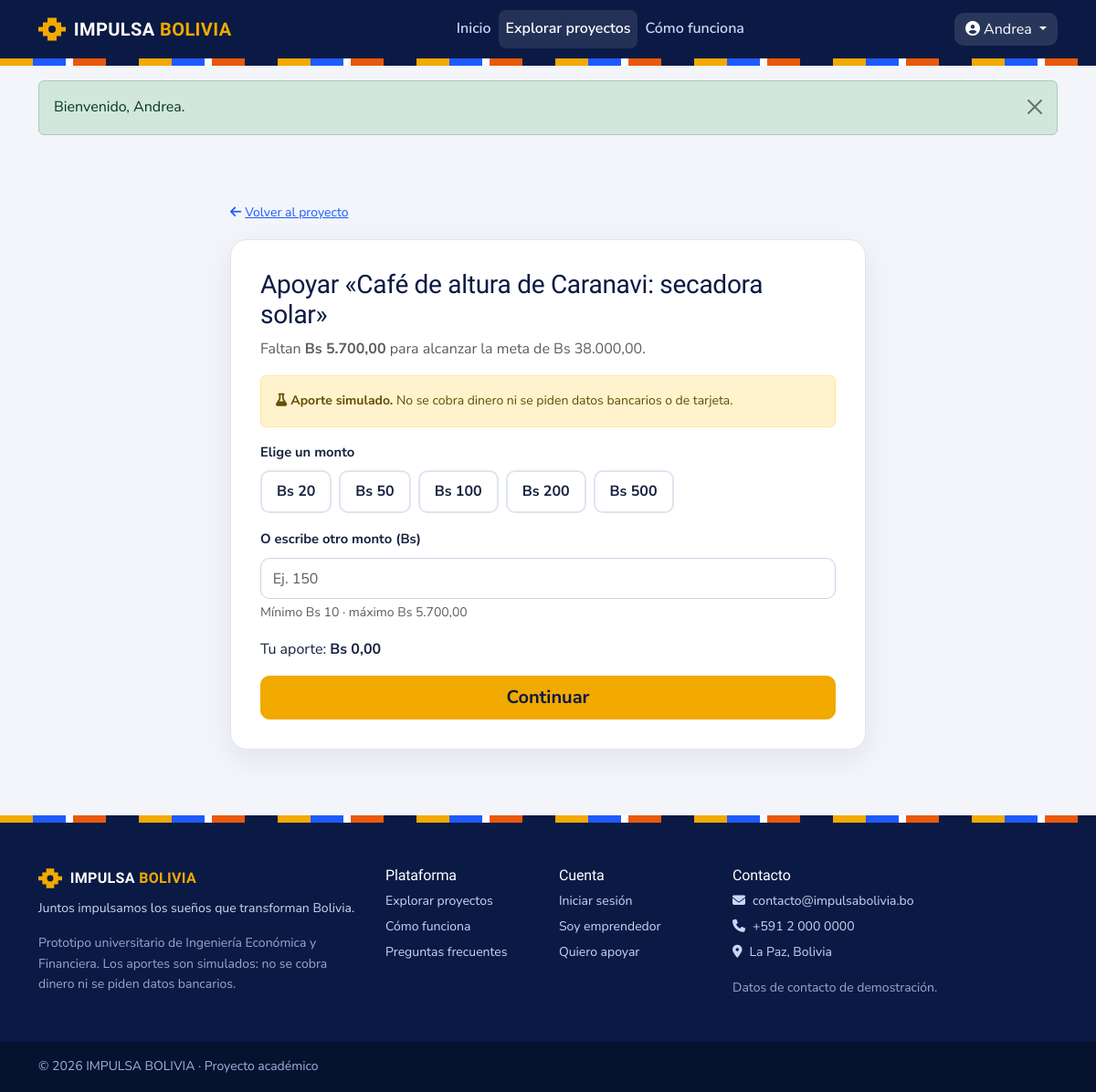
The page /aportes/realizar.php?id=2 (signed in) on the database its author committed.
### tables this page shows
CREATE TABLE usuarios (
  id_usuario INT UNSIGNED AUTO_INCREMENT PRIMARY KEY,
  nombre_completo VARCHAR(120) NOT NULL,
  ci VARCHAR(20) NULL,
  correo VARCHAR(120) NOT NULL,
  telefono VARCHAR(20) NOT NULL,
  password VARCHAR(255) NOT NULL,
  rol ENUM('administrador','emprendedor','colaborador') NOT NULL DEFAULT 'colaborador',
  departamento VARCHAR(30) NOT NULL,
  ciudad VARCHAR(60) NOT NULL,
  direccion VARCHAR(200) NULL,
  descripcion TEXT NULL,
  foto VARCHAR(255) NULL,
  estado ENUM('activo','inactivo') NOT NULL DEFAULT 'activo',
  fecha_registro DATETIME NOT NULL DEFAULT CURRENT_TIMESTAMP,
  UNIQUE KEY uq_usuarios_correo (correo),
  UNIQUE KEY uq_usuarios_ci (ci),
  KEY idx_usuarios_rol (rol),
  KEY idx_usuarios_depto (departamento)
);

CREATE TABLE proyectos (
  id_proyecto INT UNSIGNED AUTO_INCREMENT PRIMARY KEY,
  id_usuario INT UNSIGNED NOT NULL,
  id_categoria INT UNSIGNED NOT NULL,
  nombre VARCHAR(150) NOT NULL,
  resumen VARCHAR(220) NOT NULL,
  descripcion TEXT NOT NULL,
  problema TEXT NOT NULL,
  objetivo TEXT NOT NULL,
  departamento VARCHAR(30) NOT NULL,
  ciudad VARCHAR(60) NOT NULL,
  direccion VARCHAR(200) NULL,
  meta_financiamiento DECIMAL(12,2) NOT NULL,
  total_recaudado DECIMAL(12,2) NOT NULL DEFAULT 0.00,
  num_colaboradores INT UNSIGNED NOT NULL DEFAULT 0,
  fecha_inicio DATE NOT NULL,
  fecha_fin DATE NOT NULL,
  imagen_principal VARCHAR(255) NULL,
  video_url VARCHAR(255) NULL,
  explicacion_recursos TEXT NULL,
  estado ENUM('pendiente','correccion','rechazado','activo','financiado','finalizado','suspendido','cancelado') NOT NULL DEFAULT 'pendiente',
  fecha_creacion DATETIME NOT NULL DEFAULT CURRENT_TIMESTAMP,
  CONSTRAINT fk_proyectos_usuario FOREIGN KEY (id_usuario) REFERENCES usuarios(id_usuario),
  CONSTRAINT fk_proyectos_categoria FOREIGN KEY (id_categoria) REFERENCES categorias(id_categoria),
  CONSTRAINT ck_proyectos_meta CHECK (meta_financiamiento > 0),
  CONSTRAINT ck_proyectos_recaudado CHECK (total_recaudado >= 0),
  CONSTRAINT ck_proyectos_fechas CHECK (fecha_fin >= fecha_inicio),
  KEY idx_proyectos_estado (estado),
  KEY idx_proyectos_depto (departamento),
  KEY idx_proyectos_fin (fecha_fin),
  KEY idx_proyectos_usuario (id_usuario),
  KEY idx_proyectos_categoria (id_categoria)
);

### includes/funciones.php (called while the page is built, shortened)
<?php
function e($valor): string { return htmlspecialchars((string)$valor, ENT_QUOTES | ENT_SUBSTITUTE, 'UTF-8'); }
function url(string $ruta = ''): string { return BASE_URL . '/' . ltrim($ruta, '/'); }
function get(string $campo): string { return trim((string)($_GET[$campo] ?? '')); }
function formato_bs($monto): string { return MONEDA . ' ' . number_format((float)$monto, 2, ',', '.'); }
function formato_bs_corto($monto): string { return MONEDA . ' ' . number_format((float)$monto, 0, ',', '.'); }

### config/conexion.php (called while the page is built, shortened)
<?php
function db(): PDO
{
    static $pdo = null;
    if ($pdo === null) {
        try {
            $pdo = new PDO(
                'mysql:host=' . DB_HOST . ';dbname=' . DB_NAME . ';charset=utf8mb4',
                DB_USER, DB_PASS,
                [
                    PDO::ATTR_ERRMODE => PDO::ERRMODE_EXCEPTION,
                    PDO::ATTR_DEFAULT_FETCH_MODE => PDO::FETCH_ASSOC,
                    PDO::ATTR_EMULATE_PREPARES => false,
                ]
            );
        } catch (PDOException $ex) {
            http_response_code(500);
            exit('<h2>No se pudo conectar con la base de datos.</h2><p>Revisa que MySQL esté encendido en XAMPP, que hayas importado <code>base_datos/impulsa_bolivia.sql</code> y los datos de <code>config/configuracion.php</code>.</p>');
        }
    }
    return $pdo;
}

### includes/autenticacion.php (called while the page is built, shortened)
<?php
require_once __DIR__ . '/../config/conexion.php';
require_once __DIR__ . '/funciones.php';
function usuario_actual(): ?array
{
    static $usuario = false;
    if ($usuario !== false) return $usuario;
    $usuario = null;
    if (!empty($_SESSION['uid'])) {
        $st = db()->prepare("SELECT id_usuario, nombre_completo, correo, rol, departamento, ciudad FROM usuarios WHERE id_usuario=? AND estado='activo'");
        $st->execute([$_SESSION['uid']]);
        $usuario = $st->fetch() ?: null;
    }
    return $usuario;
}
function requiere_login(): array
{
    $u = usuario_actual();
    return $u;
}
function requiere_rol(string ...$roles): array
{
    $u = requiere_login();
    return $u;
}

### aportes/realizar.php (the view, shortened to what this page needs)
<?php
require_once __DIR__ . '/../includes/autenticacion.php';
$u = requiere_rol('colaborador');
$id = (int)(get('id') ?: post('id'));
$st = db()->prepare('SELECT p.*, c.nombre AS categoria, c.icono FROM proyectos p JOIN categorias c ON c.id_categoria=p.id_categoria WHERE p.id_proyecto=?');
$st->execute([$id]);
$p = $st->fetch();
$faltante = round($p['meta_financiamiento'] - $p['total_recaudado'], 2);
$sugeridos = array_values(array_filter([20, 50, 100, 200, 500], fn($m) => $m <= $faltante));
$titulo_pagina = 'Apoyar proyecto'; $pagina_activa = 'explorar';
require __DIR__ . '/../includes/header.php';
?>
<section class="seccion">
  <div class="container" style="max-width:720px">
    <a class="small" href="<?= url('proyectos/detalle.php?id=' . $id) ?>"><i class="fa-solid fa-arrow-left me-1"></i>Volver al proyecto</a>
    <div class="tarjeta-form mt-3">
      <h1 class="h3">Apoyar «<?= e($p['nombre']) ?>»</h1>
      <p class="text-muted">Faltan <strong><?= formato_bs($faltante) ?></strong> para alcanzar la meta de <?= formato_bs($p['meta_financiamiento']) ?>.</p>
      <div class="alert alert-warning small"><i class="fa-solid fa-flask me-1"></i><strong>Aporte simulado.</strong> No se cobra dinero ni se piden datos bancarios o de tarjeta.</div>
      <form method="post" class="needs-validation" novalidate>
        <fieldset class="mb-3"><legend class="form-label">Elige un monto</legend>
          <div class="chips-monto d-flex flex-wrap gap-2">
            <?php foreach ($sugeridos as $m): ?><span><input type="radio" name="monto_rapido" id="m<?= $m ?>" value="<?= $m ?>"><label for="m<?= $m ?>">Bs <?= $m ?></label></span><?php endforeach; ?>
          </div>
        </fieldset>
        <div class="mb-3"><label class="form-label" for="monto_personalizado">O escribe otro monto (Bs)</label>
          <input class="form-control" id="monto_personalizado" name="monto" inputmode="decimal" required pattern="\d{1,9}([.,]\d{1,2})?" placeholder="Ej. 150">
          <div class="form-text">Mínimo <?= formato_bs_corto(APORTE_MINIMO) ?> · máximo <?= formato_bs($faltante) ?></div>
          <div class="invalid-feedback">Escribe un monto válido.</div></div>
        <p class="mb-3">Tu aporte: <strong id="resumen-monto">Bs 0,00</strong></p>
        <button class="btn btn-oro btn-lg w-100" type="submit">Continuar</button>
      </form>
    </div>
  </div>
</section>
<?php require __DIR__ . '/../includes/footer.php'; ?>

### includes/navbar.php (shortened to what this page needs)
<?php
$u = usuario_actual();
$activa = $pagina_activa ?? '';
$enlaces = [
    'inicio' => ['Inicio', 'index.php'],
    'explorar' => ['Explorar proyectos', 'proyectos/index.php'],
    'como' => ['Cómo funciona', 'index.php#como-funciona'],
];
?>
<nav class="navbar navbar-expand-lg barra-principal sticky-top" aria-label="Menú principal">
  <div class="container">
    <a class="navbar-brand marca" href="<?= url('index.php') ?>">
      <svg class="marca-logo" viewBox="0 0 24 24" width="30" height="30" aria-hidden="true"><path d="M8 2h8v4h4v4h4v4h-4v4h-4v4H8v-4H4v-4H0v-4h4V6h4z" fill="#F2A900"/><circle cx="12" cy="12" r="3.2" fill="#0A1A44"/></svg>
      <span>IMPULSA <b>BOLIVIA</b></span>
    </a>
    <div class="collapse navbar-collapse" id="menuPrincipal">
      <ul class="navbar-nav mx-lg-auto mb-2 mb-lg-0">
        <?php foreach ($enlaces as $clave => [$texto, $ruta]): ?>
        <li class="nav-item"><a class="nav-link <?= $activa === $clave ? 'active' : '' ?>" href="<?= url($ruta) ?>"><?= e($texto) ?></a></li>
        <?php endforeach; ?>
      </ul>
      <div class="d-flex align-items-lg-center gap-2 flex-column flex-lg-row">
        <?php if ($u): ?>
          <div class="dropdown">
            <button class="btn btn-usuario dropdown-toggle" data-bs-toggle="dropdown" aria-expanded="false">
              <i class="fa-solid fa-circle-user me-1"></i><?= e(explode(' ', $u['nombre_completo'])[0]) ?>
            </button>
          </div>
        <?php else: ?>
          <a class="btn btn-outline-light btn-sm px-3" href="<?= url('login.php') ?>">Iniciar sesión</a>
          <a class="btn btn-oro btn-sm px-3" href="<?= url('registro.php') ?>">Registrarse</a>
        <?php endif; ?>
      </div>
    </div>
  </div>
</nav>

### assets/css/estilos.css (style rules this page uses)
:root { --noche:#0A1A44; --noche-2:#13296B; --azul:#1E5BFF; --azul-osc:#1647CC; --oro:#F2A900; --naranja:#E8590C; --verde:#12805C; --fondo:#F3F5FA; --texto:#16213E; --suave:#5B6785; --linea:#DFE4F0; --blanco:#fff; --fuente-titulo:'Sora',system-ui,sans-serif; --fuente:'Nunito Sans',system-ui,sans-serif; }
html { scroll-behavior:smooth;scroll-padding-top:80px }
body { font-family:var(--fuente);color:var(--texto);background:var(--fondo);font-size:1rem;line-height:1.6 }
h1,h2,h3,h4,h5,.h1,.h2,.h3,.h4,.h5 { font-family:var(--fuente-titulo);color:var(--noche);letter-spacing:-.01em;line-height:1.2 }
a { color:var(--azul) }
.barra-principal { background:var(--noche);padding:.7rem 0 }
.barra-principal .nav-link { color:#CBD5F5;font-weight:600;padding:.5rem .9rem;border-radius:8px;transition:color .2s,background .2s }
.barra-principal .nav-link:hover,.barra-principal .nav-link.active { color:#fff;background:rgba(255,255,255,.1) }
.marca { display:inline-flex;align-items:center;gap:.55rem;color:#fff!important;font-family:var(--fuente-titulo);font-weight:600;letter-spacing:.02em;text-decoration:none }
.marca b { color:var(--oro);font-weight:800 }
.btn-oro { background:var(--oro);border-color:var(--oro);color:var(--noche);font-weight:700 }
.btn { border-radius:10px }
.btn-usuario { background:rgba(255,255,255,.12);color:#fff;border:0 }
.seccion { padding:4.5rem 0 }
.tarjeta-form { background:#fff;border:1px solid var(--linea);border-radius:18px;padding:2rem;box-shadow:0 10px 30px rgba(10,26,68,.08) }
.form-label { font-weight:700;font-size:.92rem }
.form-control,.form-select { border-radius:10px;border-color:#C9D1E6;padding:.6rem .8rem }
.chips-monto label { border:2px solid var(--linea);border-radius:10px;padding:.55rem 1rem;cursor:pointer;font-weight:700;background:#fff;transition:border-color .2s,background .2s }

### rows shown on the page
usuarios: nombre_completo "Andrea"
proyectos: nombre "Café de altura de Caranavi: secadora solar", formato_bs($faltante) "Bs 5.700,00", meta_financiamiento "Bs 38.000,00"

### other values the page prints
$texto "Inicio"
$texto "Explorar proyectos"
$texto "Cómo funciona"
$f['msg'] "Bienvenido, Andrea."
$m "20"
$m "50"
$m "100"
$m "200"
$m "500"
formato_bs_corto(APORTE_MINIMO) "Bs 10"
APP_ESLOGAN "Juntos impulsamos los sueños que transforman Bolivia"
